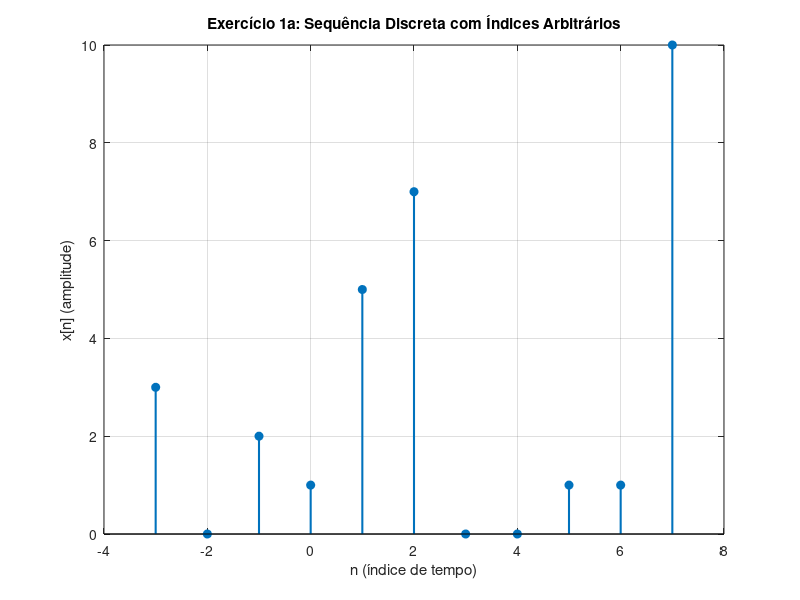
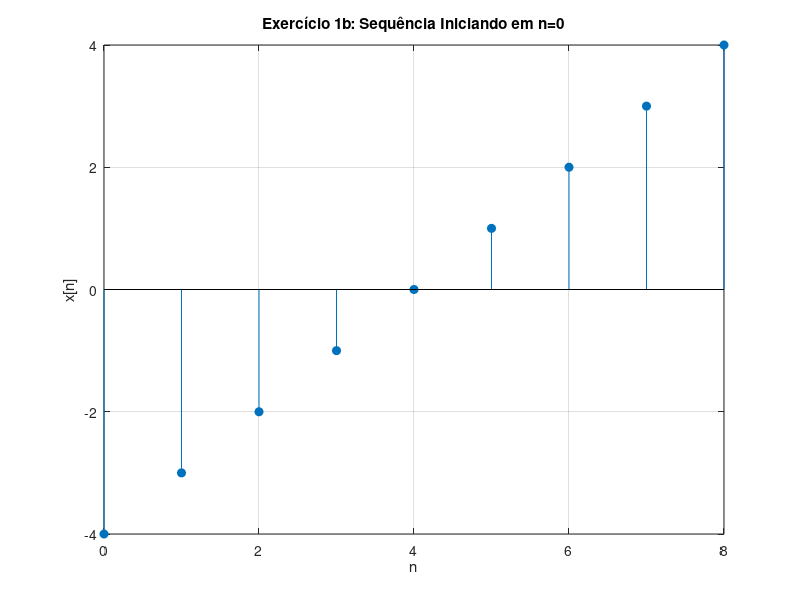
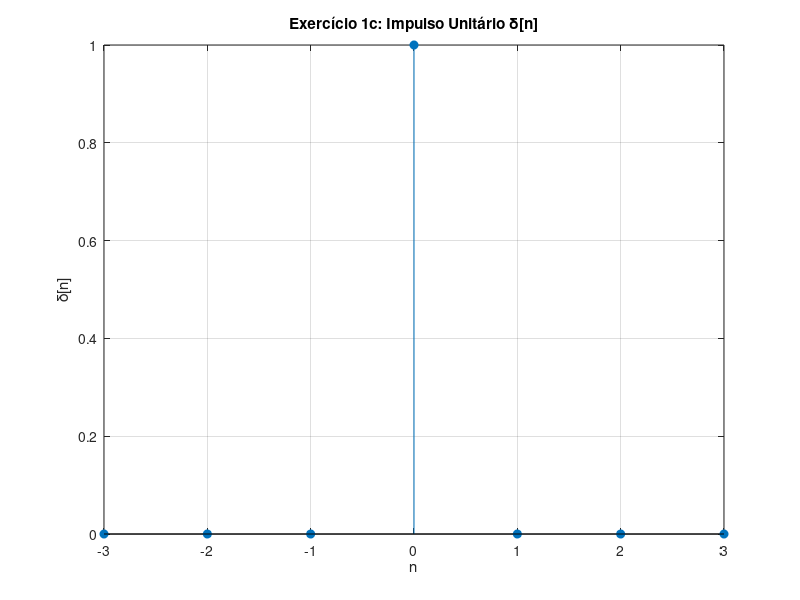
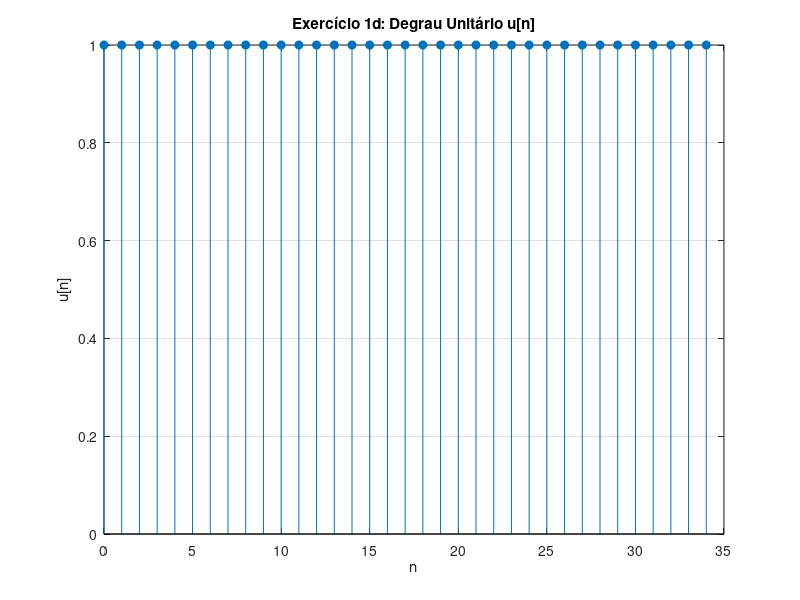

Source code (MATLAB) for these figures, in order: (Note: this script raises an error after producing the figures.)
%% ============================================================================
%% LABORATÓRIO 1: REPRESENTAÇÃO DE SEQUÊNCIAS DISCRETAS
%% ============================================================================
% Disciplina: Processamento Digital de Sinais
% Professor: Marcelo E. Pellenz
% Alunos: Francisco e Stefan
%
% OBJETIVO GERAL:
% Compreender como representar e manipular sequências discretas no MATLAB,
% explorar conceitos de frequência normalizada, amostragem, e periodicidade
% de sinais discretos.
%
% CONCEITOS-CHAVE:
% 1. Sinais discretos são sequências de números indexados por inteiros
% 2. Frequência normalizada: ω = 2πf/Fs (rad/amostra)
% 3. Teorema de Nyquist: Fs ≥ 2*fmax para evitar aliasing
% 4. Periodicidade discreta: x[n+N] = x[n] se ω/(2π) = k/N (racional)
%% ============================================================================

%% --- CONFIGURAÇÃO INICIAL ---
clear;          % Limpa todas as variáveis do workspace
clc;            % Limpa a janela de comando
close all;      % Fecha todas as figuras abertas
fig_counter = 1; % Contador para numerar figuras automaticamente

%% ============================================================================
%% EXERCÍCIO 1: REPRESENTAÇÃO DE SEQUÊNCIAS DISCRETAS
%% ============================================================================
% CONCEITO FUNDAMENTAL:
% Em MATLAB, um sinal discreto x[n] é representado por DOIS vetores:
%   - x: vetor com as AMPLITUDES (valores do sinal)
%   - n: vetor com os ÍNDICES DE TEMPO (posições das amostras)
%
% Quando n contém valores negativos, é CRUCIAL saber onde n=0 está localizado!
% Exemplo: x = [3,0,2,1,5], n = [-2,-1,0,1,2]
%          O valor 2 (terceiro elemento de x) corresponde a n=0

%% --- Item 1a: Vetor com Índices Negativos ---
% SEQUÊNCIA: x[n] definida manualmente com n variando de -3 até 7
x = [3,0,2,1,5,7,0,0,1,1,10];
n = -3:7;  % Cria vetor [-3,-2,-1,0,1,2,3,4,5,6,7]

% ANÁLISE:
% - x tem 11 elementos, n tem 11 elementos ✓
% - n=0 está na posição 4 de x (o valor 1)
% - Esta representação permite operações de deslocamento temporal

figure(fig_counter); fig_counter = fig_counter+1;
stem(n,x,'filled','LineWidth',1.5);
title('Exercício 1a: Sequência Discreta com Índices Arbitrários');
xlabel('n (índice de tempo)');
ylabel('x[n] (amplitude)');
grid on;

%% --- Item 1b: Vetor Iniciando em n=0 ---
x = [-4,-3,-2,-1,0,1,2,3,4];
n = 0:8;  % Sequência começa em zero (mais comum em DSP)

figure(fig_counter); fig_counter = fig_counter+1;
stem(n,x,'filled');
title('Exercício 1b: Sequência Iniciando em n=0');
xlabel('n'); ylabel('x[n]'); grid on;

%% --- Item 1c: IMPULSO UNITÁRIO δ[n] ---
% DEFINIÇÃO MATEMÁTICA:
%   δ[n] = 1, se n=0
%   δ[n] = 0, caso contrário
%
% IMPORTÂNCIA: É o sinal mais fundamental em DSP
%   - Resposta ao impulso h[n] caracteriza COMPLETAMENTE um sistema LTI
%   - Qualquer sinal pode ser decomposto como soma de impulsos deslocados

x = [0,0,0,1,0,0,0];
n = -3:3;

figure(fig_counter); fig_counter = fig_counter+1;
stem(n,x,'filled');
title('Exercício 1c: Impulso Unitário \delta[n]');
xlabel('n'); ylabel('\delta[n]'); grid on;

%% --- Item 1d: DEGRAU UNITÁRIO u[n] ---
% DEFINIÇÃO MATEMÁTICA:
%   u[n] = 1, se n ≥ 0
%   u[n] = 0, se n < 0
%
% RELAÇÃO COM IMPULSO:
%   u[n] = δ[n] + δ[n-1] + δ[n-2] + ... (soma acumulada de impulsos)
%   δ[n] = u[n] - u[n-1] (diferença de degraus)

x = ones(1,35);  % Vetor de 35 uns
n = 0:34;

figure(fig_counter); fig_counter = fig_counter+1;
stem(n,x,'filled');
title('Exercício 1d: Degrau Unitário u[n]');
xlabel('n'); ylabel('u[n]'); grid on;

%% --- Item 1e: Função Polinomial x[n] = n^2 ---
% INTERPRETAÇÃO: Sequência crescente parabolicamente
% Operador .^ : Potenciação elemento-por-elemento (operação vetorizada)

n = -10:10;
x = n.^2;  % Cada elemento de n é elevado ao quadrado

% OBSERVAÇÃO: A sequência é SIMÉTRICA (função par)
% Propriedade matemática: (-n)^2 = n^2  →  x[-n] = x[n]

figure(fig_counter); fig_counter = fig_counter+1;
stem(n,x,'filled');
title('Exercício 1e: x[n] = n^2 (Função Par)');
xlabel('n'); ylabel('x[n]'); grid on;

%% --- Item 1f: EXPONENCIAL DECRESCENTE x[n] = (0.9)^n ---
% ANÁLISE DO COMPORTAMENTO:
%   - Para 0 < a < 1: sequência DECAI exponencialmente
%   - Para a > 1: sequência CRESCE exponencialmente
%   - Para a < 0: sequência OSCILA entre positivo/negativo
%
% APLICAÇÃO: Modela decaimento em sistemas físicos (RC circuits, reverb, etc.)

n = 0:30;
x = 0.9.^n;  % (0.9)^0 = 1, (0.9)^1 = 0.9, (0.9)^2 = 0.81, ...

% NOTA: Sequência começa em x[0]=1 e decai para ~0.04 em n=30

figure(fig_counter); fig_counter = fig_counter+1;
stem(n,x,'filled');
title('Exercício 1f: x[n] = (0.9)^n - Decaimento Exponencial');
xlabel('n'); ylabel('x[n]'); grid on;

%% --- Item 1g: Função Exponencial com Módulo ---
% FUNÇÃO: x[n] = exp(|n|/4) = e^(|n|/4)
% COMPORTAMENTO: Cresce simetricamente para ambos os lados de n=0

n = -20:20;
x = exp(abs(n)/4);  % abs() retorna valor absoluto

% ANÁLISE:
% - Em n=0: x[0] = e^0 = 1
% - Em n=±20: x[±20] = e^5 ≈ 148.4
% - Função PAR: x[-n] = x[n]

figure(fig_counter); fig_counter = fig_counter+1;
stem(n,x,'filled');
title('Exercício 1h: x[n] = exp(|n|/4) - Crescimento Simétrico');
xlabel('n'); ylabel('x[n]'); grid on;

%% --- Item 1h: FUNÇÃO SECCIONADA (Piecewise) ---
% DEFINIÇÃO:
%   x[n] = n-1,     se n < 3
%   x[n] = -3,      se 3 ≤ n < 6
%   x[n] = 5-n/3,   se n ≥ 6
%
% TÉCNICA: Usar indexação lógica do MATLAB

n = -15:15;
x = zeros(size(n));  % Inicializa com zeros

% Criar máscaras lógicas (vetores de true/false)
cond1 = (n < 3);           % true onde n < 3
cond2 = (n >= 3 & n < 6);  % true onde 3 ≤ n < 6
cond3 = (n >= 6);          % true onde n ≥ 6

% Atribuir valores usando indexação lógica
x(cond1) = n(cond1) - 1;      % Aplica fórmula onde cond1 é true
x(cond2) = -3;                 % Valor constante
x(cond3) = 5 - (n(cond3)/3);  % Decrescimento linear

figure(fig_counter); fig_counter = fig_counter+1;
stem(n,x,'filled');
title('Exercício 1h: Função Seccionada');
xlabel('n'); ylabel('x[n]'); grid on;

%% --- Item 1i: Função Racional ---
% FUNÇÃO: x[n] = (n+1)/(n²+1)
% CUIDADO: Operadores ./ e .^ são essenciais para operações elemento-por-elemento

n = -15:15;
x = (n + 1) ./ (n.^2 + 1);  % ./ divide elemento-por-elemento

% ANÁLISE DO COMPORTAMENTO:
% - Em n=0: x[0] = 1/1 = 1 (máximo)
% - Para |n| grande: x[n] → 0 (denominador cresce mais rápido)
% - Assintoticamente tende a zero

figure(fig_counter); fig_counter = fig_counter+1;
stem(n,x,'filled');
title('Exercício 1i: x[n] = (n+1)/(n^2+1)');
xlabel('n'); ylabel('x[n]'); grid on;

%% --- Item 1j: Função Seccionada com n ≥ 0 ---
% DEFINIÇÃO:
%   x[n] = n²-1,  se n ≥ 0
%   x[n] = 0,     caso contrário

n = -15:15;
x = zeros(size(n));
cond1 = n >= 0;
x(cond1) = n(cond1).^2 - 1;

% OBSERVAÇÃO: Função NÃO-CAUSAL (depende apenas de n ≥ 0)

figure(fig_counter); fig_counter = fig_counter+1;
stem(n,x,'filled');
title('Exercício 1j: x[n] = n^2-1 para n \geq 0');
xlabel('n'); ylabel('x[n]'); grid on;

%% --- Item 1k: Função Seccionada Bilateral ---
% DEFINIÇÃO:
%   x[n] = 1/(n+1),  se n ≥ 0
%   x[n] = 1/(1-n),  se n < 0

n = -15:15;
x = zeros(size(n));
cond1 = n >= 0;
cond2 = n < 0;
x(cond1) = 1./(n(cond1) + 1);  % Para n ≥ 0
x(cond2) = 1./(1 - n(cond2));  % Para n < 0

% ANÁLISE: Ambos os ramos decaem conforme |n| aumenta

figure(fig_counter); fig_counter = fig_counter+1;
stem(n,x,'filled');
title('Exercício 1k: Função Seccionada Bilateral');
xlabel('n'); ylabel('x[n]'); grid on;


%% ============================================================================
%% EXERCÍCIO 2: SEQUÊNCIAS EXPONENCIAIS REAIS
%% ============================================================================
% FORMA GERAL: x[n] = k * a^n
%
% ANÁLISE DO PARÂMETRO 'a':
%   - Se 0 < a < 1: DECAIMENTO exponencial (estável)
%   - Se a = 1: CONSTANTE
%   - Se a > 1: CRESCIMENTO exponencial (instável)
%   - Se -1 < a < 0: Decaimento OSCILANTE
%   - Se a < -1: Crescimento OSCILANTE

%% --- Item 2a: Decaimento (a = 0.8 < 1) ---
N = 50;
n = 0:N-1;
x = (0.8).^n;

% INTERPRETAÇÃO:
% - Taxa de decaimento: 20% por amostra (multiplica por 0.8)
% - Em n=10: x[10] = 0.8^10 ≈ 0.107 (10.7% do valor inicial)
% - "Tempo de meia-vida": aproximadamente 3.1 amostras

figure(fig_counter); fig_counter = fig_counter+1;
stem(n, x, 'filled');
title('Exercício 2a: x[n] = (0.8)^n - Decaimento');
xlabel('n'); ylabel('x[n]'); grid on;

%% --- Item 2b: Crescimento (a = 1.5 > 1) ---
N = 20;  % Menos amostras para evitar overflow
n = 0:N-1;
x = (1.5).^n;

% INTERPRETAÇÃO:
% - Taxa de crescimento: 50% por amostra
% - Em n=10: x[10] = 1.5^10 ≈ 57.7
% - Sistema INSTÁVEL (cresce sem limite)

figure(fig_counter); fig_counter = fig_counter+1;
stem(n, x, 'filled');
title('Exercício 2b: x[n] = (1.5)^n - Crescimento Exponencial');
xlabel('n'); ylabel('x[n]'); grid on;

%% --- Item 2c: Crescimento Rápido (a = 2) ---
N = 200;
n = 0:N-1;
x = 0.5 * (2.^n);

% ATENÇÃO: Valores crescem MUITO rapidamente!
% - Em n=10: x[10] = 0.5 * 2^10 = 512
% - Em n=20: x[20] = 0.5 * 2^20 = 524,288
% - MATLAB pode ter overflow para n > ~50

figure(fig_counter); fig_counter = fig_counter+1;
stem(n, x, 'filled');
title('Exercício 2c: x[n] = 0.5 \cdot 2^n');
xlabel('n'); ylabel('x[n]'); grid on;

%% ============================================================================
%% EXERCÍCIO 3: SEQUÊNCIAS EXPONENCIAIS COMPLEXAS
%% ============================================================================
% FORMA GERAL: x[n] = e^((σ + jω)n) = e^(σn) * e^(jωn)
%                                    = e^(σn) * [cos(ωn) + j*sin(ωn)]
%
% COMPONENTES:
%   σ (sigma): Controla CRESCIMENTO/DECAIMENTO da amplitude
%   ω (omega): Controla FREQUÊNCIA de oscilação
%
% PROPRIEDADES:
%   - Parte Real: e^(σn) * cos(ωn)
%   - Parte Imaginária: e^(σn) * sin(ωn)
%   - Módulo: e^(σn) (envelope exponencial)
%   - Fase: ωn (crescimento linear)

%% --- Item 3a: σ=0.5, ω=π/6 (Crescimento Oscilante) ---
sigma = 0.5;
omega = pi/6;
N = 50;
n = 0:N-1;
x = exp((sigma + 1j*omega) .* n);

% ANÁLISE:
% - σ > 0 → envelope CRESCE exponencialmente
% - ω = π/6 ≈ 0.524 rad/amostra → oscilação moderada
% - Período aproximado: 2π/ω = 12 amostras

figure(fig_counter); fig_counter = fig_counter+1;
sgtitle('Exercício 3a: \sigma=0.5, \omega=\pi/6 (Crescimento Oscilante)')
subplot(2,2,1); stem(n,real(x),'filled');
title('Parte Real: e^{0.5n}cos(\pi n/6)');
xlabel('n'); ylabel('Re\{x[n]\}'); grid on;

subplot(2,2,2); stem(n,imag(x),'filled');
title('Parte Imaginária: e^{0.5n}sin(\pi n/6)');
xlabel('n'); ylabel('Im\{x[n]\}'); grid on;

subplot(2,2,3); stem(n,abs(x),'filled');
title('Módulo: e^{0.5n} (Envelope)');
xlabel('n'); ylabel('|x[n]|'); grid on;

subplot(2,2,4); stem(n,angle(x),'filled');
title('Fase: \omega n (rad)');
xlabel('n'); ylabel('\angle x[n]'); grid on;

%% --- Item 3b: σ=-0.5, ω=π/4 (Decaimento Oscilante) ---
sigma = -0.5;
omega = pi/4;
N = 30;
n = 0:N-1;
x = exp((sigma + 1j*omega) .* n);

% ANÁLISE:
% - σ < 0 → envelope DECAI exponencialmente (ESTÁVEL)
% - ω = π/4 → oscilação mais rápida que 3a
% - Período: 2π/(π/4) = 8 amostras
% - Comportamento típico de sistemas amortecidos

figure(fig_counter); fig_counter = fig_counter+1;
sgtitle('Exercício 3b: \sigma=-0.5, \omega=\pi/4 (Decaimento Oscilante)')
subplot(2,2,1); stem(n,real(x),'filled');
title('Parte Real'); xlabel('n'); ylabel('Re\{x[n]\}'); grid on;

subplot(2,2,2); stem(n,imag(x),'filled');
title('Parte Imaginária'); xlabel('n'); ylabel('Im\{x[n]\}'); grid on;

subplot(2,2,3); stem(n,abs(x),'filled');
title('Módulo (Decai)'); xlabel('n'); ylabel('|x[n]|'); grid on;

subplot(2,2,4); stem(n,angle(x),'filled');
title('Fase'); xlabel('n'); ylabel('\angle x[n]'); grid on;

%% --- Item 3c: σ=1, ω=π/4 (Crescimento Rápido) ---
sigma = 1;
omega = pi/4;
N = 100;
n = 0:N-1;
x = exp((sigma + 1j*omega) .* n);

% ANÁLISE:
% - σ = 1 → crescimento MUITO rápido (e^n)
% - Envelope dobra a cada ~0.7 amostras
% - Sistema ALTAMENTE INSTÁVEL

figure(fig_counter); fig_counter = fig_counter+1;
sgtitle('Exercício 3c: \sigma=1, \omega=\pi/4 (Crescimento Rápido)');
subplot(2,2,1); stem(n,real(x),'filled');
title('Parte Real'); xlabel('n'); ylabel('Re\{x[n]\}'); grid on;

subplot(2,2,2); stem(n,imag(x),'filled');
title('Parte Imaginária'); xlabel('n'); ylabel('Im\{x[n]\}'); grid on;

subplot(2,2,3); stem(n,abs(x),'filled');
title('Módulo (Cresce Rápido)'); xlabel('n'); ylabel('|x[n]|'); grid on;

subplot(2,2,4); stem(n,angle(x),'filled');
title('Fase'); xlabel('n'); ylabel('\angle x[n]'); grid on;

%% --- Item 3d: σ=0, ω=π/6 (Oscilação Pura - Senoidal) ---
sigma = 0;
omega = pi/6;
N = 60;
n = 0:N-1;
x = exp((sigma + 1j*omega) .* n);

% ANÁLISE ESPECIAL:
% - σ = 0 → SEM crescimento/decaimento (envelope constante = 1)
% - x[n] = e^(jωn) = cos(ωn) + j*sin(ωn) (SENOIDE PURA)
% - Módulo CONSTANTE = 1 (movimento circular no plano complexo)
% - Este é o caso mais comum em análise de frequência!

figure(fig_counter); fig_counter = fig_counter+1;
sgtitle('Exercício 3d: \sigma=0, \omega=\pi/6 (Senoide Pura)');
subplot(2,2,1); stem(n,real(x),'filled');
title('Parte Real: cos(\pi n/6)'); xlabel('n'); ylabel('Re\{x[n]\}'); grid on;

subplot(2,2,2); stem(n,imag(x),'filled');
title('Parte Imaginária: sin(\pi n/6)'); xlabel('n'); ylabel('Im\{x[n]\}'); grid on;

subplot(2,2,3); stem(n,abs(x),'filled');
title('Módulo = 1 (Constante!)'); xlabel('n'); ylabel('|x[n]|'); grid on;

subplot(2,2,4); stem(n,angle(x),'filled');
title('Fase: Rampa Linear'); xlabel('n'); ylabel('\angle x[n]'); grid on;


%% ============================================================================
%% EXERCÍCIO 4: DIGITALIZAÇÃO (AMOSTRAGEM) DE SINAIS ANALÓGICOS
%% ============================================================================
% PROCESSO DE AMOSTRAGEM:
%   Sinal analógico: x_a(t) = cos(2π f t)
%   Sinal amostrado:  x[n] = x_a(nT_s) = cos(2π f n/F_s) = cos(ω n)
%
% FREQUÊNCIA NORMALIZADA:
%   ω = 2πf/F_s  (rad/amostra)
%   - Elimina dependência de F_s nas equações
%   - Faixa útil: 0 ≤ ω ≤ π (acima de π ocorre aliasing)
%
% TEOREMA DE NYQUIST:
%   F_s ≥ 2*f_max  (para evitar aliasing)
%   - Frequência de Nyquist: f_N = F_s/2
%   - ω de Nyquist: ω_N = π rad/amostra

Fs = 200;  % Frequência de amostragem = 200 Hz
n = 0:20;  % 21 amostras

%% --- Item 4a: f = 10 Hz (Bem Abaixo de Nyquist) ---
f = 10;
omega = 2*pi*f / Fs;  % ω = 2π(10)/200 = π/10 rad/amostra
x = cos(omega * n);

% ANÁLISE:
% - f = 10 Hz << f_N = 100 Hz ✓ (sem aliasing)
% - ω = π/10 ≈ 0.314 rad/amostra (frequência BAIXA)
% - Período: N ≈ 20 amostras (bem amostrado)

figure(fig_counter); fig_counter = fig_counter+1;
stem(n, x, 'filled');
title('Exercício 4a: f = 10 Hz, \omega = \pi/10 (Bem Amostrado)');
xlabel('n'); ylabel('x[n]'); grid on;

%% --- Item 4b: f = 20 Hz ---
f = 20;
omega = 2*pi*f / Fs;  % ω = 2π(20)/200 = π/5 rad/amostra
x = cos(omega * n);

% ANÁLISE:
% - f = 20 Hz < f_N = 100 Hz ✓
% - ω = π/5 ≈ 0.628 rad/amostra
% - Período: N = 10 amostras

figure(fig_counter); fig_counter = fig_counter+1;
stem(n, x, 'filled');
title('Exercício 4b: f = 20 Hz, \omega = \pi/5');
xlabel('n'); ylabel('x[n]'); grid on;

%% --- Item 4c: f = 50 Hz (Metade de Nyquist) ---
f = 50;
omega = 2*pi*f / Fs;  % ω = 2π(50)/200 = π/2 rad/amostra
x = cos(omega * n);

% ANÁLISE:
% - f = 50 Hz = F_s/4 (ainda seguro)
% - ω = π/2 (frequência MÉDIA)
% - Período: N = 4 amostras

figure(fig_counter); fig_counter = fig_counter+1;
stem(n, x, 'filled');
title('Exercício 4c: f = 50 Hz, \omega = \pi/2');
xlabel('n'); ylabel('x[n]'); grid on;

%% --- Item 4d: f = 100 Hz (FREQUÊNCIA DE NYQUIST!) ---
f = 100;
omega = 2*pi*f / Fs;  % ω = 2π(100)/200 = π rad/amostra
x = cos(omega * n);

% ANÁLISE CRÍTICA:
% - f = 100 Hz = F_s/2 = f_N (LIMITE de Nyquist!)
% - ω = π rad/amostra (FREQUÊNCIA MÁXIMA representável)
% - Comportamento: alterna entre +1 e -1
% - cos(πn) = (-1)^n
% - Na prática: EVITAR amostrar exatamente em Nyquist (ambíguo)

figure(fig_counter); fig_counter = fig_counter+1;
stem(n, x, 'filled');
title('Exercício 4d: f = 100 Hz (Nyquist), \omega = \pi');
xlabel('n'); ylabel('x[n]'); grid on;

%% ============================================================================
%% EXERCÍCIO 5: EXPLORAÇÃO DE FREQUÊNCIAS NORMALIZADAS E ALIASING
%% ============================================================================
% OBJETIVO: Visualizar o efeito de diferentes valores de ω
%
% PROPRIEDADES IMPORTANTES:
%   1. cos(ωn) é periódico se ω/(2π) = k/N (racional)
%   2. Frequências ω e ω+2πk produzem o MESMO sinal discreto (aliasing)
%   3. Faixa única: -π ≤ ω ≤ π (fora disso há redundância)
%   4. cos(ωn) = cos((2π-ω)n) (simetria em torno de π)

n = 0:40;
omega_values = [0, pi/4, 2*pi/4, 3*pi/4, 4*pi/4, 5*pi/4, 6*pi/4, 7*pi/4, 8*pi/4];

for omega = omega_values
    x = cos(omega * n);
    figure(fig_counter); fig_counter = fig_counter+1;
    stem(n, x, 'filled'); grid on;
    title(['\omega = ', num2str(omega/pi), '\pi rad/amostra']);
    xlabel('n'); ylabel('x[n]');

    % INTERPRETAÇÃO AUTOMÁTICA:
    if omega == 0
        disp('ω=0: SINAL CONSTANTE (DC, frequência zero)');
    elseif omega == pi
        disp('ω=π: OSCILAÇÃO MÁXIMA (alterna entre +1 e -1)');
    elseif omega > pi
        equiv = 2*pi - omega;
        fprintf('ω=%.2fπ: ALIASING! Equivalente a ω=%.2fπ\n', omega/pi, equiv/pi);
    end
end

%% --- Análise Detalhada do Exercício 5 ---
% CONCEITO DE FREQUÊNCIAS ALTAS/BAIXAS EM SINAIS DISCRETOS:
%
% • FREQUÊNCIA BAIXA (ω ≈ 0):
%   - Sequência varia LENTAMENTE
%   - Muitas amostras por ciclo
%   - Exemplo: ω = π/4 → período N = 8 amostras
%
% • FREQUÊNCIA ALTA (ω ≈ π):
%   - Sequência varia RAPIDAMENTE
%   - Poucas amostras por ciclo (mínimo: 2 amostras/ciclo)
%   - Exemplo: ω = 3π/4 → período N ≈ 2.67 amostras
%
% • ALIASING (REBATIMENTO):
%   - Frequências acima de π são INDISTINGUÍVEIS de frequências abaixo de π
%   - ω = 5π/4 PARECE ω = 3π/4  (rebate em torno de π)
%   - ω = 6π/4 PARECE ω = 2π/4  (mesmo sinal!)
%   - ω = 2π PARECE ω = 0      (volta ao DC!)
%
% TABELA DE CONVERSÃO PARA FREQUÊNCIA ANALÓGICA (Hz):
% Fórmula: f = (ω * Fs) / (2π)
%
% Para Fs = 8000 Hz:
%   ω = 0.25π  →  f = 1000 Hz
%   ω = 0.50π  →  f = 2000 Hz
%   ω = 0.75π  →  f = 3000 Hz
%   ω = 1.00π  →  f = 4000 Hz (Nyquist)
%   ω = 1.25π  →  f = 5000 Hz → ALIASING para 3000 Hz
%
% Para Fs = 16000 Hz:
%   ω = 0.25π  →  f = 2000 Hz
%   ω = 0.50π  →  f = 4000 Hz
%   ω = 0.75π  →  f = 6000 Hz
%   ω = 1.00π  →  f = 8000 Hz (Nyquist)
%   ω = 1.25π  →  f = 10000 Hz → ALIASING para 6000 Hz

%% ============================================================================
%% EXERCÍCIO 6: SOMA DE SENOIDES
%% ============================================================================
% SINAL: x[n] = 5*cos(0.5*π*n + π/4) + 2*sin(0.5*π*n)
%
% ANÁLISE DA COMPOSIÇÃO:
%   Termo 1: 5*cos(ωn + φ) com ω=π/2, φ=π/4, amplitude=5
%   Termo 2: 2*sin(ωn) com ω=π/2, amplitude=2
%
% FREQUÊNCIA COMUM: ω = π/2 rad/amostra
% - Período: N = 2π/ω = 4 amostras
% - Ambos os termos têm a MESMA frequência, mas fases diferentes
%
% IDENTIDADE ÚTIL: sin(x) = cos(x - π/2)
%   Então: 2*sin(π/2*n) = 2*cos(π/2*n - π/2)
%
% RESULTADO: Soma de cossenos com mesma frequência → outro cosseno!
%   (com amplitude e fase ajustadas)

n = -20:20;
termo_cos = 5 * cos(0.5 * pi * n + pi/4);
termo_sin = 2 * sin(0.5 * pi * n);
x = termo_cos + termo_sin;

figure(fig_counter); fig_counter = fig_counter+1;
stem(n, x, 'filled'); grid on;
title('Exercício 6: Soma de Senoides com Mesma Frequência');
xlabel('n'); ylabel('x[n]');

% OBSERVAÇÃO: O resultado é periódico com período N=4 amostras

%% ============================================================================
%% EXERCÍCIO 7: ANÁLISE DE PERIODICIDADE EM SINAIS DISCRETOS
%% ============================================================================
% CRITÉRIO DE PERIODICIDADE:
%   x[n] = cos(ωn) é periódico SE E SOMENTE SE:
%
%   ω/(2π) = k/N  (k e N inteiros, k e N primos entre si)
%
%   Onde N é o período fundamental (menor N > 0 que satisfaz x[n+N] = x[n])
%
% TESTE PRÁTICO:
%   1. Calcular ω/(2π)
%   2. Verificar se resulta em fração RACIONAL (k/N)
%   3. Se SIM → periódico com período N
%   4. Se NÃO (irracional) → NÃO periódico

n = 0:30;

%% --- Item 7a: x[n] = cos(π/4 * n) ---
x_a = cos((pi/4) * n);

% TESTE DE PERIODICIDADE:
%   ω = π/4
%   ω/(2π) = (π/4)/(2π) = 1/8  ← RACIONAL! (k=1, N=8)
%
% CONCLUSÃO: PERIÓDICO com período N = 8 amostras
%   Verificação: x[0]=1, x[8]=cos(2π)=1 ✓

figure(fig_counter); fig_counter = fig_counter+1;
stem(n, x_a, 'filled'); grid on;
title('Exercício 7a: cos(\pi n/4) - PERIÓDICO (N=8)');
xlabel('n'); ylabel('x[n]');

%% --- Item 7b: x[n] = cos(3π/8 * n) ---
x_b = cos((3*pi/8) * n);

% TESTE DE PERIODICIDADE:
%   ω = 3π/8
%   ω/(2π) = (3π/8)/(2π) = 3/16  ← RACIONAL! (k=3, N=16)
%
% CONCLUSÃO: PERIÓDICO com período N = 16 amostras
%   Verificação: Em n=16, fase = 3π/8 * 16 = 6π = 3*(2π) ✓

figure(fig_counter); fig_counter = fig_counter+1;
stem(n, x_b, 'filled'); grid on;
title('Exercício 7b: cos(3\pi n/8) - PERIÓDICO (N=16)');
xlabel('n'); ylabel('x[n]');

%% --- Item 7c: x[n] = cos(n) ---
x_c = cos(n);

% TESTE DE PERIODICIDADE:
%   ω = 1 rad/amostra
%   ω/(2π) = 1/(2π) ≈ 0.159155...  ← IRRACIONAL!
%
% CONCLUSÃO: NÃO PERIÓDICO
%   - O sinal NUNCA se repete exatamente
%   - Valores aparecem quase-periódicos (mas não exatamente)
%   - Este é um exemplo de sequência APERIÓDICA

figure(fig_counter); fig_counter = fig_counter+1;
stem(n, x_c, 'filled'); grid on;
title('Exercício 7c: cos(n) - NÃO PERIÓDICO (1/2\pi irracional)');
xlabel('n'); ylabel('x[n]');

%% --- RESUMO DA ANÁLISE DE PERIODICIDADE ---
fprintf('\n=== RESUMO: PERIODICIDADE EM SINAIS DISCRETOS ===\n');
fprintf('7a: ω/(2π) = 1/8 (racional)   → PERIÓDICO, N=8\n');
fprintf('7b: ω/(2π) = 3/16 (racional)  → PERIÓDICO, N=16\n');
fprintf('7c: ω/(2π) = 1/2π (irracional) → NÃO PERIÓDICO\n');
fprintf('================================================\n\n');

%% ============================================================================
%% FIM DO LABORATÓRIO 1
%% ============================================================================
% CONCEITOS APRENDIDOS:
% ✓ Representação de sequências discretas (vetores x e n)
% ✓ Impulso δ[n] e degrau u[n]
% ✓ Exponenciais reais e complexas
% ✓ Amostragem e frequência normalizada ω = 2πf/Fs
% ✓ Teorema de Nyquist e aliasing
% ✓ Periodicidade em sinais discretos (teste ω/(2π) racional)
%
% PRÓXIMOS PASSOS:
% → Lab 2: Operações com sinais (shift, fold, add, multiply)
% → Lab 3: Sistemas LTI e convolução
% → Lab 4: Análise espectral com Fourier
%% ============================================================================
